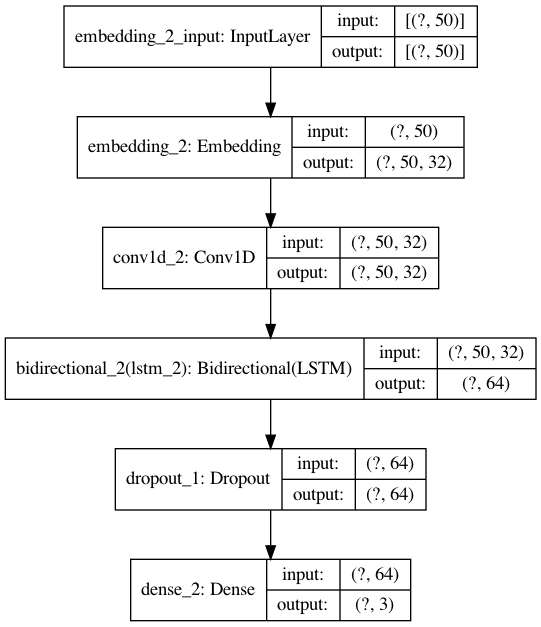

Write Python code to recreate this figure.
import numpy as np
import pandas as pd 
import os
!pip install tweepy
import tweepy as tw


import re   
import nltk 
nltk.download("stopwords")
from nltk.corpus import stopwords
from nltk.stem.porter import *


from sklearn.model_selection import train_test_split

import seaborn as sns
import matplotlib.pyplot as plt
from sklearn.metrics import confusion_matrix

from keras.preprocessing.text import Tokenizer
from keras.preprocessing.sequence import pad_sequences
import tensorflow as tf
from keras.models import Sequential
from keras.layers import Embedding, Conv1D, MaxPooling1D, Bidirectional, LSTM, Dense, Dropout
from keras.metrics import Precision, Recall


df = pd.read_csv('./Reddit_Data.csv')


df['category'] = df['category'].map({-1.0:'Negative', 0.0:'Neutral', 1.0:'Positive'})


def comment_to_words(comment):
    

    text = comment.lower()
    
    text = re.sub(r"[^a-zA-Z0-9]", " ", text)
   
    words = text.split()
   
    words = [w for w in words if w not in stopwords.words("english")]
    
    words = [PorterStemmer().stem(w) for w in words]
 
    return words
    
from sklearn.preprocessing import LabelEncoder

# Encode target labels
le = LabelEncoder()
Y = le.fit_transform(df['category'])



#Test and Train Split

X_train, X_test, y_train, y_test = train_test_split(X, Y, test_size=0.2, random_state=1)


from sklearn.feature_extraction.text import CountVectorizer


vocabulary_size = 5000


count_vector = CountVectorizer(max_features=vocabulary_size,preprocessor=lambda x: x,tokenizer=lambda x: x) 



X_train = count_vector.fit_transform(X_train).toarray()


X_test = count_vector.transform(X_test).toarray()


#Tokenizing and Padding

max_words = 5000
max_len=50

def tokenize_pad_sequences(text):

    # Text tokenization
    tokenizer = Tokenizer(num_words=max_words, lower=True, split=' ')
    tokenizer.fit_on_texts(text)
    # Transforms text to a sequence of integers
    X = tokenizer.texts_to_sequences(text)
    # Pad sequences to the same length
    X = pad_sequences(X, padding='post', maxlen=max_len)
    # return sequences
    return X, tokenizer


X, tokenizer = tokenize_pad_sequences(df['clean_comment'])


#Pickle Library

import pickle

# saving
with open('tokenizer.pickle', 'wb') as handle:
    pickle.dump(tokenizer, handle, protocol=pickle.HIGHEST_PROTOCOL)

# loading
with open('tokenizer.pickle', 'rb') as handle:
    tokenizer = pickle.load(handle)
    

y = pd.get_dummies(df['category'])

X_train, X_test,y_train, y_test = train_test_split(X, y, test_size = 0.3, random_state = 42)

# Extracting validation set from the train set
valid_size=1000
X_valid, y_valid = X_train[-valid_size:], y_train[-valid_size:]
X_test, y_test = X_train[:-valid_size], y_train[:-valid_size]



vocab_size = 5000
embedding_size = 32

# Build model
model= Sequential()
model.add(Embedding(vocab_size, embedding_size, input_length=max_len))
model.add(Conv1D(filters=32, kernel_size=3, padding='same', activation='relu'))
model.add(Bidirectional(LSTM(32)))
model.add(Dropout(0.4))
model.add(Dense(3, activation='softmax'))

tf.keras.utils.plot_model(model, show_shapes=True)

print(model.summary())

# Compile model
model.compile(loss='categorical_crossentropy', optimizer='adam', 
               metrics=['accuracy', Precision(), Recall()])

# Train model
num_epochs = 10
batch_size = 32
history = model.fit(X_train, y_train,
                      validation_data=(X_valid, y_valid),
                      batch_size=batch_size, epochs=num_epochs, verbose=1)
                      
                      


#Plots:
#Accuracy 
acc = history.history['accuracy']
val_acc = history.history['val_accuracy']

plt.plot(history.epoch, acc, 'r', label='Training accuracy')
plt.plot(history.epoch, val_acc, 'b', label='Validation accuracy')
plt.title('Training and validation accuracy')
plt.grid(True)
plt.figure()

#Loss
loss = history.history['loss']
val_loss = history.history['val_loss']

plt.plot(history.epoch, loss, 'r', label='Training Loss')
plt.plot(history.epoch, val_loss, 'b', label='Validation Loss')
plt.title('Training and validation loss')
plt.legend()
plt.grid(True)
plt.show()

#Metrics Plotting
pd.DataFrame(history.history).plot(figsize=(8,5))
plt.grid(True)
plt.gca().set_ylim(0, 1)

#Confusion Matrix:

def plot_confusion_matrix(model, X_test, y_test):
    '''Function to plot confusion matrix for the passed model and the data'''
    
    sentiment_classes = ['Negative', 'Neutral', 'Positive']
    # use model to do the prediction
    y_pred = model.predict(X_test)
    # compute confusion matrix
    cm = confusion_matrix(np.argmax(np.array(y_test),axis=1), np.argmax(y_pred, axis=1))
    # plot confusion matrix
    plt.figure(figsize=(8,6))
    sns.heatmap(cm, cmap=plt.cm.Blues, annot=True, fmt='d', 
                xticklabels=sentiment_classes,
                yticklabels=sentiment_classes)
    plt.title('Confusion matrix', fontsize=16)
    plt.xlabel('Actual label', fontsize=12)
    plt.ylabel('Predicted label', fontsize=12)
    
plot_confusion_matrix(model, X_test, y_test)


model.save('Reddit_comments_model_2.h5')



